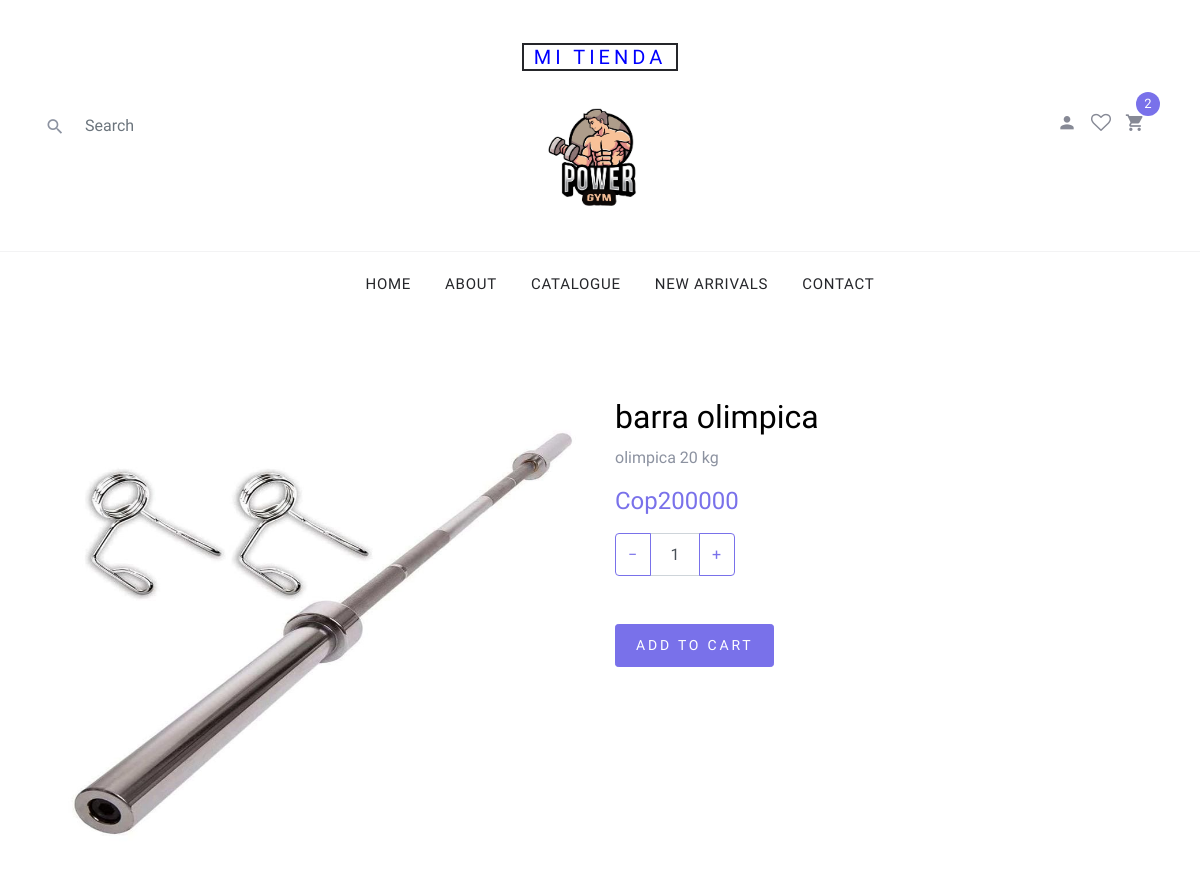
Page /shop-single.php?id=2 on the committed database.
### tables this page shows
CREATE TABLE `productos` (
  `id` int(11) NOT NULL,
  `nombre` varchar(300) NOT NULL,
  `descripcion` text NOT NULL,
  `precio` double NOT NULL,
  `imagen` varchar(200) NOT NULL,
  `inventario` int(11) NOT NULL,
  `id_categoria` int(11) NOT NULL,
  `talla` varchar(100) NOT NULL,
  `color` varchar(100) NOT NULL
);

### shop-single.php (the view, shortened to what this page needs)
<?php
 include("./php/conexion.php");
 if( isset($_GET['id'])){
  $resultado = $conexion ->query("select * from productos where id= ".$_GET['id']) or die ($conexion->error);
  if(mysqli_num_rows($resultado) > 0){
    $fila = mysqli_fetch_row($resultado);
 }else{
    header("Location: ./index.php");
  }
 }else{
  header("Location: ./index.php");
 }
?>
<!DOCTYPE html>
<html lang="en">
  <head>
    <link rel="stylesheet" href="fonts/icomoon/style.css">
    <link rel="stylesheet" href="css/bootstrap.min.css">
    <link rel="stylesheet" href="css/magnific-popup.css">
    <link rel="stylesheet" href="css/jquery-ui.css">
    <link rel="stylesheet" href="css/owl.carousel.min.css">
    <link rel="stylesheet" href="css/owl.theme.default.min.css">
    <link rel="stylesheet" href="css/aos.css">
    <link rel="stylesheet" href="css/style.css">
  </head>
  <body>
  <div class="site-wrap">
    <?php include("./layouts/header.php"); ?>
    <div class="site-section">
      <div class="container">
        <div class="row">
          <div class="col-md-6">
            <img src="images/<?php echo $fila['4']; ?>" alt="<?php echo $fila['1']; ?>" class="img-fluid">
          </div>
          <div class="col-md-6">
            <h2 class="text-black"><?php echo $fila['1']; ?></h2>
            <p><?php echo $fila['2']; ?></p>
            <p><strong class="text-primary h4">Cop<?php echo $fila['3']; ?></strong></p>
            <div class="mb-5">
              <div class="input-group mb-3" style="max-width: 120px;">
              <div class="input-group-prepend">
                <button class="btn btn-outline-primary js-btn-minus" type="button">&minus;</button>
              </div>
              <input type="text" class="form-control text-center" value="1" placeholder="" aria-label="Example text with button addon" aria-describedby="button-addon1">
              <div class="input-group-append">
                <button class="btn btn-outline-primary js-btn-plus" type="button">&plus;</button>
              </div>
            </div>
            </div>
            <p><a href="cart.php?id=<?php echo $fila['0']; ?>" class="buy-now btn btn-sm btn-primary">Add To Cart</a></p>
          </div>
        </div>
      </div>
    </div>
  </body>
</html>

### css/style.css (style rules this page uses)
body { line-height: 1.7; color: #8c92a0; font-weight: 300; font-size: 16px; }
a { -webkit-transition: .3s all ease; -o-transition: .3s all ease; transition: .3s all ease; }
.text-black { color: #000; }
.site-wrap:before { -webkit-transition: .3s all ease-in-out; -o-transition: .3s all ease-in-out; transition: .3s all ease-in-out; background: rgba(0, 0, 0, 0.6); content: ""; position: absolute; z-index: 2000; top: 0; left: 0; right: 0; bottom: 0; opacity: 0; visibility: hidden; }
.btn { text-transform: uppercase; position: relative; -webkit-transition: 0.2s all ease-in-out !important; -o-transition: 0.2s all ease-in-out !important; transition: 0.2s all ease-in-out !important; top: 0; letter-spacing: .05em; }
.btn.btn-sm { font-size: 14px !important; padding: 10px 20px !important; }
.btn.btn-primary { font-size: 17px; font-weight: 300; letter-spacing: .2em; }
.form-control { height: 43px; }
.site-section { padding: 2.5em 0; }
@media (min-width: 768px) { .site-section { padding: 5em 0; } }

### rows in the picture
productos: imagen (picture), nombre "barra olimpica", descripcion "olimpica 20 kg", precio "200000"
